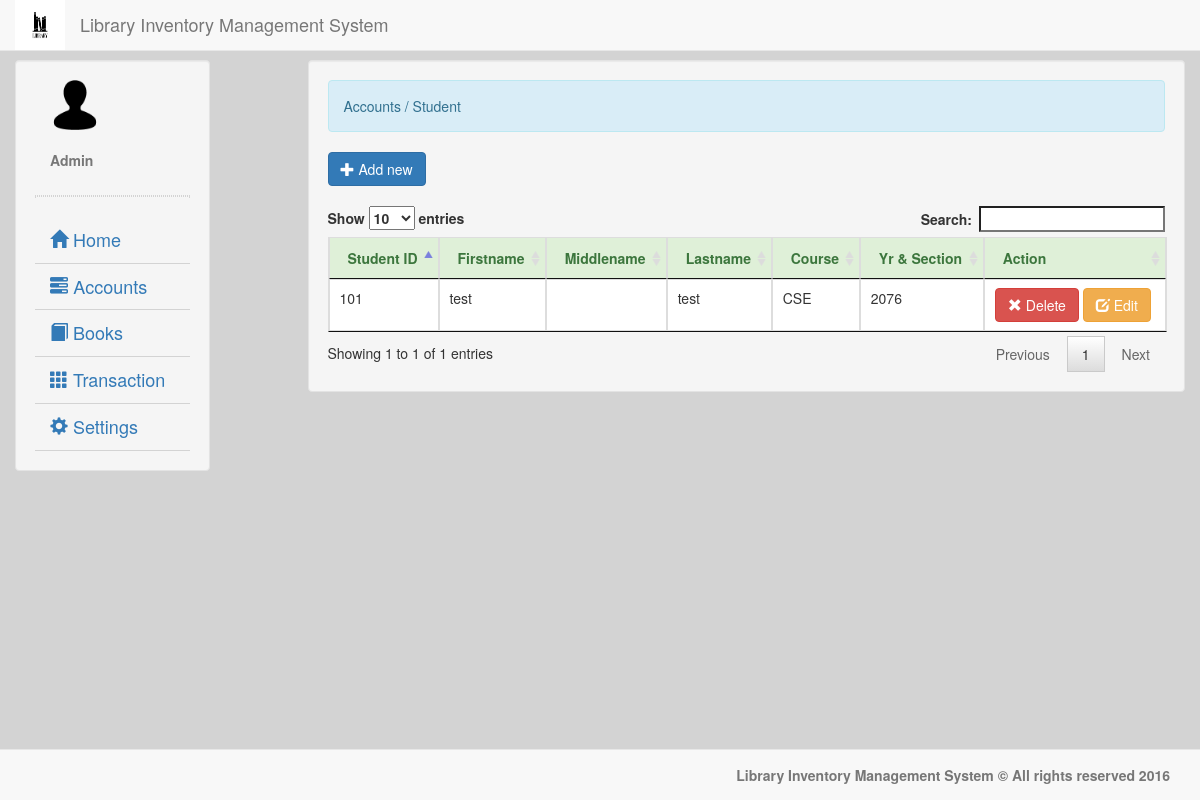
The page /student.php (signed in) on the database its author committed.
### tables this page shows
CREATE TABLE `student` (
  `student_id` int(11) NOT NULL,
  `student_no` varchar(8) NOT NULL,
  `firstname` varchar(30) NOT NULL,
  `middlename` varchar(30) NOT NULL,
  `lastname` varchar(30) NOT NULL,
  `course` varchar(8) NOT NULL,
  `section` varchar(6) NOT NULL
);

### account.php (called while the page is built)
<?php
	require_once 'connect.php';
	$qadmin = $conn->query("SELECT * FROM `admin` WHERE `admin_id` = '$_SESSION[admin_id]'") or die(mysqli_error());
	$fadmin = $qadmin->fetch_array();
	$name = $fadmin['firstname']." ".$fadmin['lastname'];

### student.php (the view, shortened to what this page needs)
<!DOCTYPE html>
<?php
	require_once 'valid.php';
?>
<html lang = "eng">
	<head>
		<link rel = "stylesheet" type = "text/css" href = "css/bootstrap.css" />
		<link rel = "stylesheet" type = "text/css" href = "css/jquery.dataTables.css" />
	</head>
	<body style = "background-color:#d3d3d3;">
		<nav class = "navbar navbar-default navbar-fixed-top">
			<div class = "container-fluid">
				<div class = "navbar-header">
					<img src = "images/logo.png" width = "50px" height = "50px" />
					<h4 class = "navbar-text navbar-right">Library Inventory Management System</h4>
				</div>
			</div>
		</nav>
		<div class = "container-fluid">
			<div class = "col-lg-2 well" style = "margin-top:60px;">
				<div class = "container-fluid" style = "word-wrap:break-word;">
					<img src = "images/user.png" width = "50px" height = "50px"/>
					<br />
					<br />
					<label class = "text-muted"><?php require'account.php'; echo $name;?></label>
				</div>
				<hr style = "border:1px dotted #d3d3d3;"/>
				<ul id = "menu" class = "nav menu">
					<li><a style = "font-size:18px; border-bottom:1px solid #d3d3d3;" href = "home.php"><i class = "glyphicon glyphicon-home"></i> Home</a></li>
					<li><a style = "font-size:18px; border-bottom:1px solid #d3d3d3;" href = ""><i class = "glyphicon glyphicon-tasks"></i> Accounts</a>
					</li>
					<li><a style = "font-size:18px; border-bottom:1px solid #d3d3d3;" href = "book.php"><i class = "glyphicon glyphicon-book"></i> Books</a></li>
					<li><a style = "font-size:18px; border-bottom:1px solid #d3d3d3;" href = ""><i class = "glyphicon glyphicon-th"></i> Transaction</a>
					</li>
					<li><a  style = "font-size:18px; border-bottom:1px solid #d3d3d3;" href = ""><i class = "glyphicon glyphicon-cog"></i> Settings</a>
					</li>
				</ul>
			</div>
			<div class = "col-lg-9 well" style = "margin-top:60px;">
				<div class = "alert alert-info">Accounts / Student</div>
					<button id = "add_student" type = "button" class = "btn btn-primary"><span class = "glyphicon glyphicon-plus"></span> Add new</button>
					<br />
					<br />
					<div id = "student_table">
						<table id = "table" class = "table table-bordered">
							<thead class = "alert-success">
								<tr>
									<th>Student ID</th>
									<th>Firstname</th>
									<th>Middlename</th>
									<th>Lastname</th>
									<th>Course</th>
									<th>Yr & Section</th>
									<th>Action</th>
								</tr>
							</thead>
							<tbody>
								<?php
									$qstudent = $conn->query("SELECT * FROM `student`") or die(mysqli_error());
									while($fstudent = $qstudent->fetch_array()){
								?>
								<tr>
									<td><?php echo $fstudent['student_no']?></td>
									<td><?php echo $fstudent['firstname']?></td>
									<td><?php echo $fstudent['middlename']?></td>
									<td><?php echo $fstudent['lastname']?></td>
									<td><?php echo $fstudent['course']?></td>
									<td><?php echo $fstudent['section']?></td>
									<td><a  value = "<?php echo $fstudent['student_no']?>" class = "btn btn-danger delstudent_id"><span class = "glyphicon glyphicon-remove"></span> Delete</a> <a class = "btn btn-warning estudent_id" value = "<?php echo $fstudent['student_no']?>"><span class = "glyphicon glyphicon-edit"></span> Edit</a></td>
								</tr>
								<?php
									}
								?>
							</tbody>
						</table>
					</div>
			</div>
		</div>
		<br />
		<br />
		<br />
		<nav class = "navbar navbar-default navbar-fixed-bottom">
			<div class = "container-fluid">
				<label class = "navbar-text pull-right">Library Inventory Management System &copy; All rights reserved 2016</label>
			</div>
		</nav>
	</body>
</html>

### rows shown on the page
student: student_no "101", firstname "test", lastname "test", course "CSE", section "2076"

### other values the page prints
$name "Admin"
